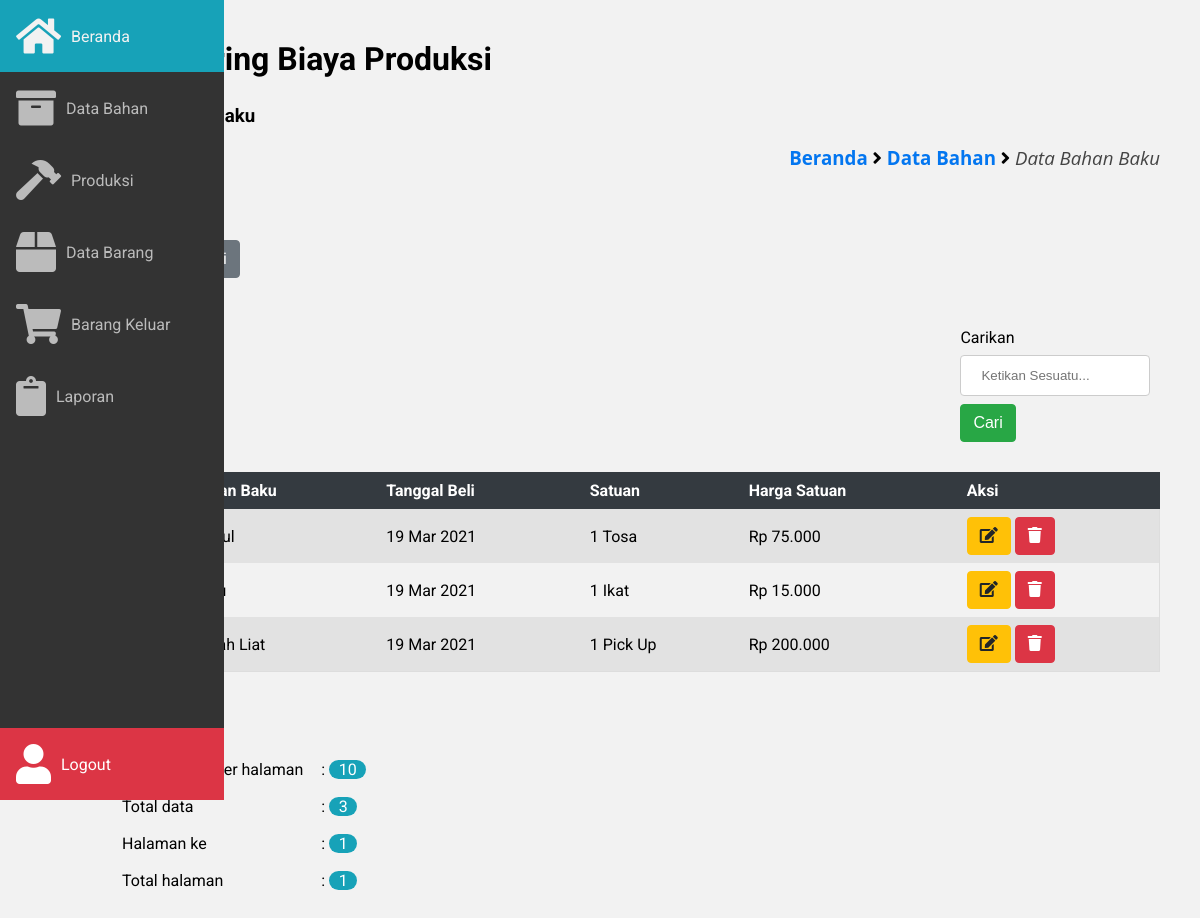
The page /frontend/bahan/bhn_baku/index.php (signed in) on the database its author committed.
### tables this page shows
CREATE TABLE `bahan` (
  `id_bahan` int(11) NOT NULL,
  `nama_bahan` varchar(100) NOT NULL,
  `tgl` date NOT NULL,
  `kuantitas` int(12) NOT NULL,
  `satuan` varchar(100) NOT NULL,
  `harga` int(11) NOT NULL,
  `kategori` varchar(100) NOT NULL
);

### frontend/bahan/bhn_baku/index.php (the view, shortened to what this page needs)
<!DOCTYPE html>
<html lang="pt-BR">
	<head>
		<link rel="stylesheet" href="https://pro.fontawesome.com/releases/v5.10.0/css/all.css"/>
		<link
			rel="stylesheet"
			href="https://cdn.materialdesignicons.com/4.9.95/css/materialdesignicons.min.css"
		/>
		<link rel="stylesheet" href="../../../assets/css/main.css" />
		<link rel="stylesheet" href="../../../assets/css/style.css" />
		<link rel="stylesheet" href="../../../assets/css/sidebar.css" />
	</head>
	<body>
		<?php
			include '../../layout/sidebar.php';
		?>
		<main class="main">
			<section>
				<h2>Monitoring Biaya Produksi</h2>
				<h3>Data Bahan Baku</h3>
				<div class="breadcrumb">
					<h3>
						<a href="../../../beranda.php?page=beranda">Beranda</a> <i class="fa fa-angle-right"></i>
						<a href="../index.php?page=bahan">Data Bahan</a> <i class="fa fa-angle-right"></i>
						<span class="akhir-link-breadcrumb">Data Bahan Baku</span>
					</h3>
				</div>
				<div class="container">
					<div class="baris">
						<div class="kolom-100">
							<a href="tambah.php?page=bahan" class="tmbl tmbl-biru margin-20-0">
							</a>
							<a href="../index.php?page=bahan" class="tmbl tmbl-abu-abu">
							</a>
							<div class="table-box">
								<div class="kolom-20 float-left">
								</div>
								<div class="kolom-20 float-right margin-20-0">
									<form action="cari.php?page=bahan" method="post">
										<label>Carikan</label>
										<input type="text" name="cari" class="form" placeholder="Ketikan Sesuatu...">
										<input type="submit" name="btncari" value="Cari" class="tmbl tmbl-hijau">
									</form>
								</div>
								<table class="table-responsive">
									<tr class="thead-dark">
										<th>No</th>
										<th>Bahan Baku</th>
										<th>Tanggal Beli</th>
										<th>Satuan</th>
										<th>Harga Satuan</th>
										<th>Aksi</th>
									</tr>
									<?php
										include '../../../database/koneksi.php';
										$halaman = 10;
										$page    = isset($_GET["halaman"]) ? (int)$_GET["halaman"] :1;
										$mulai   = ($page>1) ? ($page * $halaman) - $halaman : 0;
										$result  = mysqli_query($host, "SELECT * FROM bahan WHERE kategori = 'bahan baku'");
										$total   = mysqli_num_rows($result);
										$pages   = ceil($total/$halaman);
                    $sql   = "SELECT * FROM bahan WHERE kategori = 'bahan baku' ORDER BY nama_bahan ASC LIMIT $mulai, $halaman";
                    $query = mysqli_query($host, $sql);
										$no    = 1;
										while ($data = mysqli_fetch_assoc($query) ) {
									?>
									<tr>
										<td><?php echo $no++;?></td>
										<td><?php echo $data['nama_bahan']; ?></td>
										<td><?php echo date('d M Y', strtotime($data['tgl']))?></td>
										<td><?php echo $data['kuantitas'] . " " . $data['satuan']?></td>
										<td><?php echo "Rp " . number_format($data['harga'],0,',','.')?></td>
										<td>
											<a href="edit.php?id_bahan=<?php echo $data['id_bahan'];?>&page=bahan" class="tmbl tmbl-kuning">
												<i class="fa fa-edit"></i>
											</a>
											<a onclick="return confirm('Anda yakin ingin menghapus data ?')" href="../../../backend/bahan_baku/hapus.php?id_bahan=<?php echo $data['id_bahan'];?>" class="tmbl tmbl-merah">
												<i class="fa fa-trash"></i>
											</a>
										</td>
									</tr>
									<?php
										}
									?>
								</table>
							</div>
							<div class="penomoran">
								<?php
									for ($i=1; $i <= $pages ; $i++) {
								?>
									<a href="?halaman=<?php echo $i; ?>&page=bahan" class="tmbl tmbl-abu-abu margin-20-0">
									</a>
								<?php
									}
								?>
								<table style="margin-bottom: 50px;">
									<tr>
										<td>Jumlah data per halaman </td>
										<td>
											: <span class="lencana-radius lencana-info"><?php echo $halaman; ?></span>
										</td>
									</tr>
									<tr>
										<td>Total data</td>
										<td> : <span class="lencana-radius lencana-info"><?php echo $total; ?></span> </td>
									</tr>
									<tr>
										<td>Halaman ke</td>
										<td> : <span class="lencana-radius lencana-info"><?php echo $page; ?></span> </td>
									</tr>
									<tr>
										<td>Total halaman</td>
										<td> : <span class="lencana-radius lencana-info"><?php echo $pages; ?></span> </td>
									</tr>
								</table>
							</div>
						</div>
					</div>
				</div>
			</section>
		</main>
	</body>
</html>

### assets/css/main.css (style rules this page uses)
:root { --sidebar-width: 4.5em; }
body { margin: 0; padding: 0; font-family: 'Roboto'; }
* { outline: none; box-sizing: border-box; }
.main { margin-left: auto; margin-right: auto; max-width: 100%; padding: 1.5em 1.5em; }
.main h2 { font-size: 2em; margin-top: 0px; }
@media (min-width: 572px) { .main { margin-left: var(--sidebar-width); } }
@media (min-width: 992px) { .main { padding: 2.5em; } }

### assets/css/style.css (style rules this page uses)
body { background-color: #f2f2f2; }
.breadcrumb { text-align: right; font-family: open sans; margin-bottom: 50px; }
.akhir-link-breadcrumb { font-weight: 400; font-style: italic; color: #444; }
.breadcrumb a { color: #0376f0; }
.form { width: 100%; padding: 12px 20px; margin: 8px 0; display: inline-block; border: 1px solid #ccc; border-radius: 4px; box-sizing: border-box; }
.table-box { overflow-x:auto !important; }
.table-responsive { border-collapse: collapse; border-spacing: 0; width: 100%; border: 1px solid #ddd; }
.table-responsive .thead-dark { background-color: #343a40 !important; border: 1px solid #343a40; color: #ffffff; }
.table-responsive, th, td { text-align: left; padding: 8px; }
.table-responsive tr:nth-child(even) { background-color: #e2e2e2 !important }
.tmbl { display: inline-block; font-weight: 400; color: #212529; text-align: center; vertical-align: middle; cursor: pointer; -webkit-user-select: none; -moz-user-select: none; -ms-user-select: none; user-select: none; background-color: transparent; border: 1px solid transparent; padding: 0.375rem 0.75rem; font-size: 1rem; line-height: 1.5; border-radius: 0.25rem; transition: color 0.15s ease-in-out, background-color 0.15s ease-in-out, border-color 0.15s ease-in-out, box-shadow 0.15s ease-in-out; }
.tmbl-biru { color: #fff; background-color: #007bff; border-color: #007bff; }
.tmbl-hijau { color: #fff; background-color: #28a745; border-color: #28a745; }
.tmbl-abu-abu { color: #fff; background-color: #6c757d; border-color: #6c757d; }
.tmbl-kuning { color: #212529; background-color: #ffc107; border-color: #ffc107; }
.tmbl-merah { color: #fff; background-color: #dc3545; border-color: #dc3545; }
.lencana-info { color: #fff; background-color: #17a2b8; }
.lencana-radius { padding-right: 0.6em; padding-left: 0.6em; border-radius: 10rem; }
a { text-decoration: none; }
.container { width: 100%; padding-right: 15px; padding-left: 15px; margin-right: auto; margin-left: auto; }
.baris { display: -ms-flexbox; display: flex; -ms-flex-wrap: wrap; flex-wrap: wrap; margin-right: -15px; margin-left: -15px; }
.margin-20-0 { margin: 20px 0; }
@media screen and (min-width: 400px) { .container { max-width: 400px; } }
@media screen and (min-width: 400px) { .kolom-100 { width: 100% !important; } }
@media screen and (min-width: 400px) { .kolom-20 { padding: 10px; width: 100% !important; } }
@media screen and (min-width: 400px) { .float-right { float: right !important; } }
@media screen and (min-width: 400px) { .float-left { float: left !important; } }
@media (min-width: 576px) { .container { max-width: 540px; } }
@media (min-width: 768px) { .container { max-width: 720px; } }
@media (min-width: 992px) { .container { max-width: 960px; } }
@media (min-width: 1200px) { .container { max-width: 1140px; } }
@media (min-width: 1200px) { .kolom-100 { width: 100% !important; } }
@media (min-width: 1200px) { .kolom-20 { padding: 10px; width: 20% !important; } }
@media (min-width: 1200px) { .float-right { float: right !important; } }
@media (min-width: 1200px) { .float-left { float: left !important; } }

### rows shown on the page
bahan: tgl "19 Mar 2021", kuantitas "1", satuan "Tosa", harga "75.000"
bahan: tgl "19 Mar 2021", kuantitas "1", satuan "Ikat", harga "15.000"
bahan: nama_bahan "Tanah Liat", tgl "19 Mar 2021", kuantitas "1", satuan "Pick Up", harga "200.000"

### other values the page prints
$halaman "10"
$total "3"
$page "1"
$pages "1"
